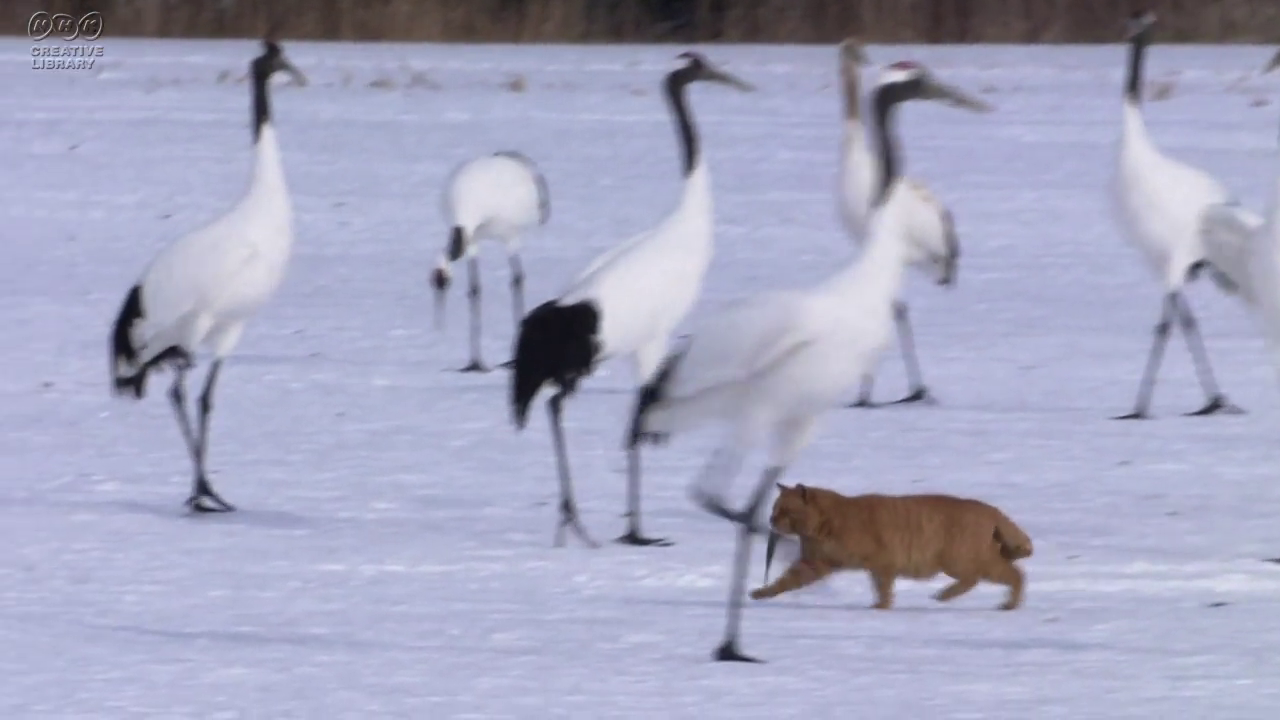
#> input picture frame 37 of openCV_class(cv2)/08_video/img/cat.mp4, 1280 x 720 px, given in place of people.mp4, which was not available
$ python f_goodFeaturesToTrack.py
#> lines starting #> are read from the running program, lines starting #| are printed output that depends on the picture; pictures that were not available may be replaced by others from this repository, and a replacement may not be noted
#Shi- Tomasi 코너특징을 이용해서 영상을 출력 해보자.
import cv2
import numpy as np


filename = 'img/people.mp4'
outpath = 'people_corner_tomasi02.mp4'

vidcap = cv2.VideoCapture(filename)

w = int(vidcap.get(cv2.CAP_PROP_FRAME_WIDTH))
h = int(vidcap.get(cv2.CAP_PROP_FRAME_HEIGHT))

fps = 30

fmt = cv2.VideoWriter_fourcc('m', 'p', '4', 'v')  #코덱  cv2.VideoWriter_fourcc(*'mp4')
writer = cv2.VideoWriter(outpath, fmt, fps, (w, h)) #출력기록 파일 , 코덱 , fps, 크기


# 코너 검출

while True:
    grabbed_frame, frame = vidcap.read()
#> frame is the input picture: shape (720, 1280, 3); mean B, G, R 192.1, 166.3, 165.1
    if frame is None:
        break

    gray = cv2.cvtColor(frame, cv2.COLOR_BGR2GRAY)
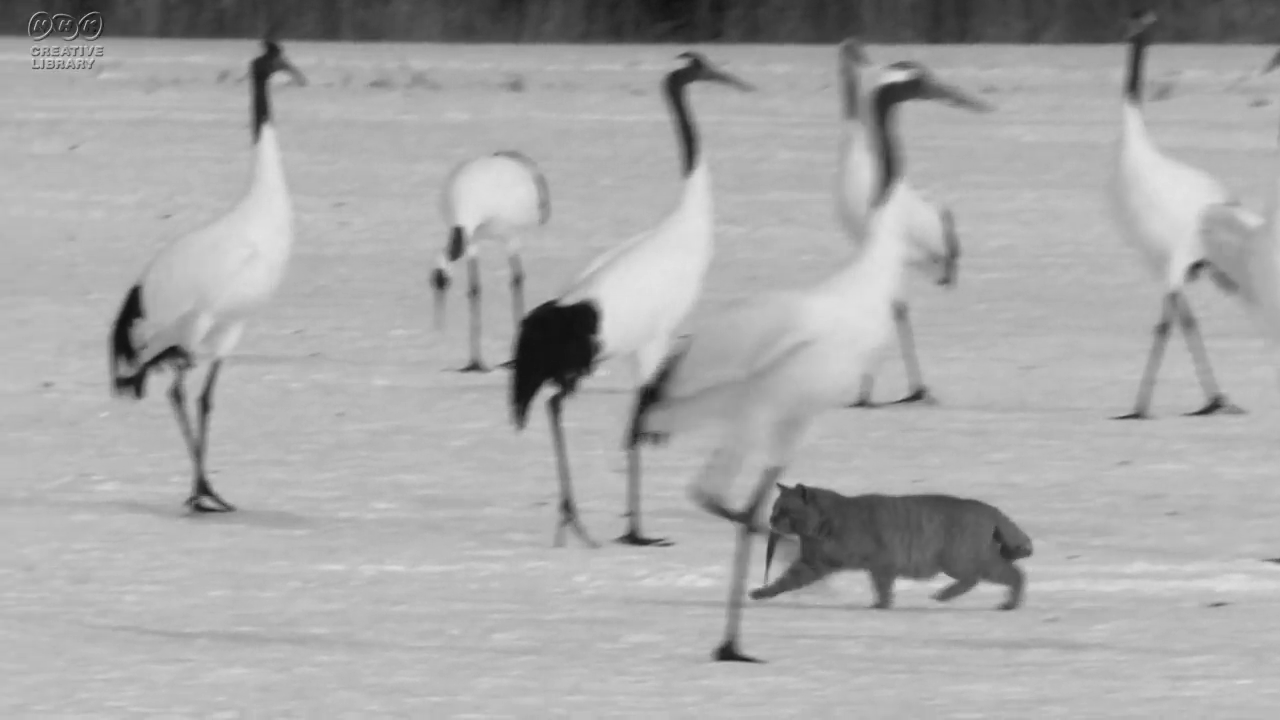
#> gray: shape (720, 1280); min 16, max 228, mean 168.9
    gray = np.float32(gray)
##################################
    corners = cv2. goodFeaturesToTrack(gray, maxCorners=10000, qualityLevel=0.001 , minDistance = 5)
    #corners = cv2. goodFeaturesToTrack(gray, maxCorners=100, qualityLevel=0.1 , minDistance = 10)
    corners = np.int0(corners)

    print(type(corners))
#| <class 'numpy.ndarray'>
    for i in corners:
         x,y = i.ravel()  # 1차원 변경    /   reshape() 다차원으로 변경 / flatten()_ 다차원 복사본 원본X
         cv2.circle(frame,(x,y), 5, [0,0,255],-1)
#> this loop made 8221 passes
#> (x, y) on passes 1 to 3: (39, 49), (45, 20), (78, 47)
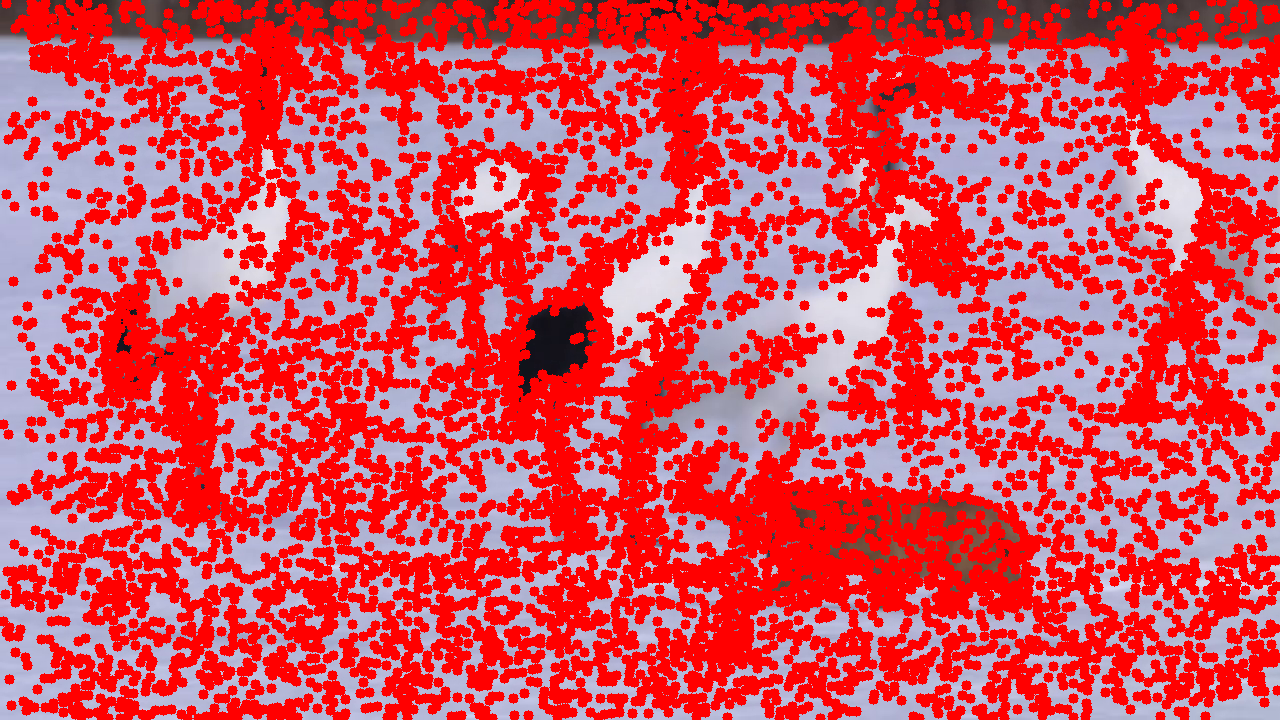
#> frame: shape (720, 1280, 3); mean B, G, R 90.6, 78.3, 216.1

###########################################
    frame = cv2.resize(frame,(w, h))  #영상 사이즈 재정의 하지 않으면 출력
    writer.write(frame)


    cv2.imshow('Frame', frame)
    key = cv2.waitKey(5)
#> (key Esc is pressed here)
    if key == 27:
        break

vidcap.release()
writer.release()
